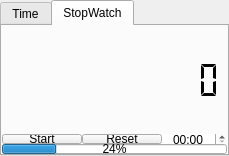
<?xml version="1.0" encoding="UTF-8"?>
<ui version="4.0">
 <class>TabWidget</class>
 <widget class="QTabWidget" name="TabWidget">
  <property name="geometry">
   <rect>
    <x>0</x>
    <y>0</y>
    <width>229</width>
    <height>156</height>
   </rect>
  </property>
  <property name="windowTitle">
   <string>TabWidget</string>
  </property>
  <property name="currentIndex">
   <number>1</number>
  </property>
  <widget class="QWidget" name="Tab_time">
   <attribute name="title">
    <string>Time</string>
   </attribute>
   <layout class="QVBoxLayout" name="verticalLayout">
    <property name="spacing">
     <number>0</number>
    </property>
    <property name="leftMargin">
     <number>0</number>
    </property>
    <property name="topMargin">
     <number>0</number>
    </property>
    <property name="rightMargin">
     <number>0</number>
    </property>
    <property name="bottomMargin">
     <number>0</number>
    </property>
    <item>
     <widget class="QLCDNumber" name="lcdNumber_1">
      <property name="sizePolicy">
       <sizepolicy hsizetype="Expanding" vsizetype="Expanding">
        <horstretch>0</horstretch>
        <verstretch>0</verstretch>
       </sizepolicy>
      </property>
      <property name="frameShape">
       <enum>QFrame::NoFrame</enum>
      </property>
      <property name="frameShadow">
       <enum>QFrame::Plain</enum>
      </property>
      <property name="segmentStyle">
       <enum>QLCDNumber::Flat</enum>
      </property>
     </widget>
    </item>
    <item>
     <widget class="QProgressBar" name="progressBar_1">
      <property name="sizePolicy">
       <sizepolicy hsizetype="Expanding" vsizetype="Preferred">
        <horstretch>0</horstretch>
        <verstretch>0</verstretch>
       </sizepolicy>
      </property>
      <property name="minimumSize">
       <size>
        <width>0</width>
        <height>9</height>
       </size>
      </property>
      <property name="maximumSize">
       <size>
        <width>16777215</width>
        <height>10</height>
       </size>
      </property>
      <property name="value">
       <number>24</number>
      </property>
      <property name="alignment">
       <set>Qt::AlignCenter</set>
      </property>
     </widget>
    </item>
   </layout>
  </widget>
  <widget class="QWidget" name="Tab_stopwatch">
   <attribute name="title">
    <string>StopWatch</string>
   </attribute>
   <layout class="QVBoxLayout" name="verticalLayout_2">
    <property name="spacing">
     <number>0</number>
    </property>
    <property name="leftMargin">
     <number>0</number>
    </property>
    <property name="topMargin">
     <number>0</number>
    </property>
    <property name="rightMargin">
     <number>0</number>
    </property>
    <property name="bottomMargin">
     <number>0</number>
    </property>
    <item>
     <widget class="QLCDNumber" name="lcdNumber_2">
      <property name="sizePolicy">
       <sizepolicy hsizetype="Expanding" vsizetype="Expanding">
        <horstretch>0</horstretch>
        <verstretch>0</verstretch>
       </sizepolicy>
      </property>
      <property name="frameShape">
       <enum>QFrame::NoFrame</enum>
      </property>
      <property name="frameShadow">
       <enum>QFrame::Plain</enum>
      </property>
      <property name="digitCount">
       <number>11</number>
      </property>
      <property name="segmentStyle">
       <enum>QLCDNumber::Flat</enum>
      </property>
     </widget>
    </item>
    <item>
     <layout class="QGridLayout" name="gridLayout">
      <property name="spacing">
       <number>0</number>
      </property>
      <item row="1" column="0" colspan="3">
       <widget class="QProgressBar" name="progressBar_2">
        <property name="sizePolicy">
         <sizepolicy hsizetype="Expanding" vsizetype="Preferred">
          <horstretch>0</horstretch>
          <verstretch>0</verstretch>
         </sizepolicy>
        </property>
        <property name="minimumSize">
         <size>
          <width>0</width>
          <height>9</height>
         </size>
        </property>
        <property name="maximumSize">
         <size>
          <width>16777215</width>
          <height>10</height>
         </size>
        </property>
        <property name="value">
         <number>24</number>
        </property>
        <property name="alignment">
         <set>Qt::AlignCenter</set>
        </property>
       </widget>
      </item>
      <item row="0" column="2">
       <widget class="QTimeEdit" name="timeEdit">
        <property name="sizePolicy">
         <sizepolicy hsizetype="Preferred" vsizetype="Preferred">
          <horstretch>0</horstretch>
          <verstretch>0</verstretch>
         </sizepolicy>
        </property>
        <property name="minimumSize">
         <size>
          <width>40</width>
          <height>9</height>
         </size>
        </property>
        <property name="maximumSize">
         <size>
          <width>16777215</width>
          <height>10</height>
         </size>
        </property>
        <property name="frame">
         <bool>false</bool>
        </property>
        <property name="alignment">
         <set>Qt::AlignCenter</set>
        </property>
        <property name="displayFormat">
         <string>HH:mm</string>
        </property>
       </widget>
      </item>
      <item row="0" column="1">
       <widget class="QPushButton" name="pushButton_reset">
        <property name="sizePolicy">
         <sizepolicy hsizetype="Preferred" vsizetype="Preferred">
          <horstretch>0</horstretch>
          <verstretch>0</verstretch>
         </sizepolicy>
        </property>
        <property name="minimumSize">
         <size>
          <width>20</width>
          <height>9</height>
         </size>
        </property>
        <property name="maximumSize">
         <size>
          <width>16777215</width>
          <height>10</height>
         </size>
        </property>
        <property name="text">
         <string>Reset</string>
        </property>
       </widget>
      </item>
      <item row="0" column="0">
       <widget class="QPushButton" name="pushButton_start">
        <property name="sizePolicy">
         <sizepolicy hsizetype="Preferred" vsizetype="Preferred">
          <horstretch>0</horstretch>
          <verstretch>0</verstretch>
         </sizepolicy>
        </property>
        <property name="minimumSize">
         <size>
          <width>20</width>
          <height>9</height>
         </size>
        </property>
        <property name="maximumSize">
         <size>
          <width>16777215</width>
          <height>10</height>
         </size>
        </property>
        <property name="text">
         <string>Start</string>
        </property>
       </widget>
      </item>
     </layout>
    </item>
   </layout>
  </widget>
 </widget>
 <resources/>
 <connections/>
</ui>
